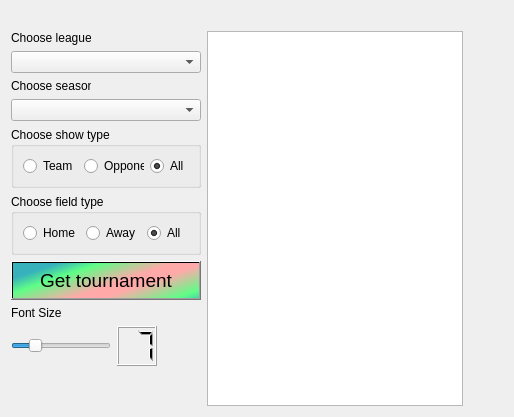
        <widget class="QWidget" name="Tournament">
         <attribute name="title">
          <string>Tournament</string>
         </attribute>
         <layout class="QVBoxLayout" name="verticalLayout_2">
          <item>
           <layout class="QHBoxLayout" name="horizontalLayout_7">
            <item>
             <spacer name="horizontalSpacer_8">
              <property name="orientation">
               <enum>Qt::Horizontal</enum>
              </property>
              <property name="sizeHint" stdset="0">
               <size>
                <width>40</width>
                <height>20</height>
               </size>
              </property>
             </spacer>
            </item>
            <item>
             <spacer name="horizontalSpacer_5">
              <property name="orientation">
               <enum>Qt::Horizontal</enum>
              </property>
              <property name="sizeHint" stdset="0">
               <size>
                <width>40</width>
                <height>20</height>
               </size>
              </property>
             </spacer>
            </item>
            <item>
             <spacer name="horizontalSpacer_4">
              <property name="orientation">
               <enum>Qt::Horizontal</enum>
              </property>
              <property name="sizeHint" stdset="0">
               <size>
                <width>40</width>
                <height>20</height>
               </size>
              </property>
             </spacer>
            </item>
           </layout>
          </item>
          <item>
           <layout class="QHBoxLayout" name="horizontalLayout_18" stretch="0,0,0">
            <property name="sizeConstraint">
             <enum>QLayout::SetMaximumSize</enum>
            </property>
            <item>
             <layout class="QVBoxLayout" name="verticalLayout_6">
              <property name="spacing">
               <number>6</number>
              </property>
              <property name="sizeConstraint">
               <enum>QLayout::SetDefaultConstraint</enum>
              </property>
              <item>
               <widget class="QLabel" name="label_choose_league_for_turnament">
                <property name="maximumSize">
                 <size>
                  <width>80</width>
                  <height>16777215</height>
                 </size>
                </property>
                <property name="text">
                 <string>Choose league</string>
                </property>
               </widget>
              </item>
              <item>
               <widget class="QComboBox" name="comboBo_choose_league_for_turnament">
                <property name="maximumSize">
                 <size>
                  <width>190</width>
                  <height>16777215</height>
                 </size>
                </property>
               </widget>
              </item>
              <item>
               <widget class="QLabel" name="label_choose_season_for_turnament">
                <property name="maximumSize">
                 <size>
                  <width>80</width>
                  <height>16777215</height>
                 </size>
                </property>
                <property name="text">
                 <string>Choose season</string>
                </property>
               </widget>
              </item>
              <item>
               <widget class="QComboBox" name="comboBox_choose_season_for_turnament">
                <property name="maximumSize">
                 <size>
                  <width>190</width>
                  <height>16777215</height>
                 </size>
                </property>
               </widget>
              </item>
              <item>
               <widget class="QGroupBox" name="groupBox">
                <property name="maximumSize">
                 <size>
                  <width>190</width>
                  <height>16777215</height>
                 </size>
                </property>
                <property name="title">
                 <string>Choose show type</string>
                </property>
                <layout class="QHBoxLayout" name="horizontalLayout_9">
                 <item>
                  <widget class="QRadioButton" name="radioButton_tournament_team">
                   <property name="text">
                    <string>Team</string>
                   </property>
                  </widget>
                 </item>
                 <item>
                  <widget class="QRadioButton" name="radioButton_tournament_oponent">
                   <property name="text">
                    <string>Opponent</string>
                   </property>
                  </widget>
                 </item>
                 <item>
                  <widget class="QRadioButton" name="radioButton_tournament_team_and_oponent">
                   <property name="text">
                    <string>All</string>
                   </property>
                   <property name="checked">
                    <bool>true</bool>
                   </property>
                  </widget>
                 </item>
                </layout>
               </widget>
              </item>
              <item>
               <widget class="QGroupBox" name="home_avay">
                <property name="enabled">
                 <bool>true</bool>
                </property>
                <property name="minimumSize">
                 <size>
                  <width>0</width>
                  <height>0</height>
                 </size>
                </property>
                <property name="maximumSize">
                 <size>
                  <width>190</width>
                  <height>16777215</height>
                 </size>
                </property>
                <property name="title">
                 <string>Choose field type</string>
                </property>
                <layout class="QHBoxLayout" name="horizontalLayout_8">
                 <item>
                  <widget class="QRadioButton" name="radioButton_tournament_home">
                   <property name="text">
                    <string>Home</string>
                   </property>
                  </widget>
                 </item>
                 <item>
                  <widget class="QRadioButton" name="radioButton_tournament_away">
                   <property name="text">
                    <string>Away</string>
                   </property>
                  </widget>
                 </item>
                 <item>
                  <widget class="QRadioButton" name="radioButton_tournament_home_and_away">
                   <property name="text">
                    <string>All</string>
                   </property>
                   <property name="checked">
                    <bool>true</bool>
                   </property>
                  </widget>
                 </item>
                </layout>
               </widget>
              </item>
              <item>
               <widget class="QPushButton" name="pushButtonGetTournamentTable">
                <property name="minimumSize">
                 <size>
                  <width>150</width>
                  <height>39</height>
                 </size>
                </property>
                <property name="maximumSize">
                 <size>
                  <width>190</width>
                  <height>16777215</height>
                 </size>
                </property>
                <property name="font">
                 <font>
                  <family>Tahoma</family>
                  <pointsize>14</pointsize>
                 </font>
                </property>
                <property name="styleSheet">
                 <string notr="true">background-color: qlineargradient(spread:reflect, x1:0.006, y1:0.142045, x2:0.671, y2:0.505682, stop:0.181818 rgba(26, 168, 181, 221), stop:0.448864 rgba(85, 255, 127, 238), stop:0.903409 rgba(255, 169, 169, 255))</string>
                </property>
                <property name="text">
                 <string>Get tournament</string>
                </property>
               </widget>
              </item>
              <item>
               <widget class="QLabel" name="label_font_Tournament">
                <property name="text">
                 <string>Font Size</string>
                </property>
               </widget>
              </item>
              <item>
               <layout class="QHBoxLayout" name="horizontalLayout_5">
                <item>
                 <widget class="QSlider" name="horizontalSlider_font_Tournament">
                  <property name="minimumSize">
                   <size>
                    <width>100</width>
                    <height>0</height>
                   </size>
                  </property>
                  <property name="maximumSize">
                   <size>
                    <width>140</width>
                    <height>16777215</height>
                   </size>
                  </property>
                  <property name="minimum">
                   <number>5</number>
                  </property>
                  <property name="maximum">
                   <number>15</number>
                  </property>
                  <property name="value">
                   <number>7</number>
                  </property>
                  <property name="orientation">
                   <enum>Qt::Horizontal</enum>
                  </property>
                 </widget>
                </item>
                <item>
                 <widget class="QLCDNumber" name="lcdNumber_font_Tournament">
                  <property name="minimumSize">
                   <size>
                    <width>40</width>
                    <height>40</height>
                   </size>
                  </property>
                  <property name="maximumSize">
                   <size>
                    <width>43</width>
                    <height>16777215</height>
                   </size>
                  </property>
                  <property name="font">
                   <font>
                    <weight>50</weight>
                    <bold>false</bold>
                   </font>
                  </property>
                  <property name="frameShape">
                   <enum>QFrame::Box</enum>
                  </property>
                  <property name="frameShadow">
                   <enum>QFrame::Raised</enum>
                  </property>
                  <property name="digitCount">
                   <number>2</number>
                  </property>
                  <property name="segmentStyle">
                   <enum>QLCDNumber::Filled</enum>
                  </property>
                  <property name="value" stdset="0">
                   <double>7.000000000000000</double>
                  </property>
                 </widget>
                </item>
                <item>
                 <spacer name="horizontalSpacer_11">
                  <property name="orientation">
                   <enum>Qt::Horizontal</enum>
                  </property>
                  <property name="sizeHint" stdset="0">
                   <size>
                    <width>40</width>
                    <height>20</height>
                   </size>
                  </property>
                 </spacer>
                </item>
               </layout>
              </item>
              <item>
               <spacer name="verticalSpacer">
                <property name="orientation">
                 <enum>Qt::Vertical</enum>
                </property>
                <property name="sizeType">
                 <enum>QSizePolicy::Expanding</enum>
                </property>
                <property name="sizeHint" stdset="0">
                 <size>
                  <width>20</width>
                  <height>40</height>
                 </size>
                </property>
               </spacer>
              </item>
             </layout>
            </item>
            <item>
             <widget class="QTableWidget" name="tableWidget_tournament_table">
              <property name="autoScroll">
               <bool>false</bool>
              </property>
              <property name="showGrid">
               <bool>false</bool>
              </property>
             </widget>
            </item>
            <item>
             <spacer name="horizontalSpacer_10">
              <property name="orientation">
               <enum>Qt::Horizontal</enum>
              </property>
              <property name="sizeHint" stdset="0">
               <size>
                <width>40</width>
                <height>20</height>
               </size>
              </property>
             </spacer>
            </item>
           </layout>
          </item>
         </layout>
        </widget>
